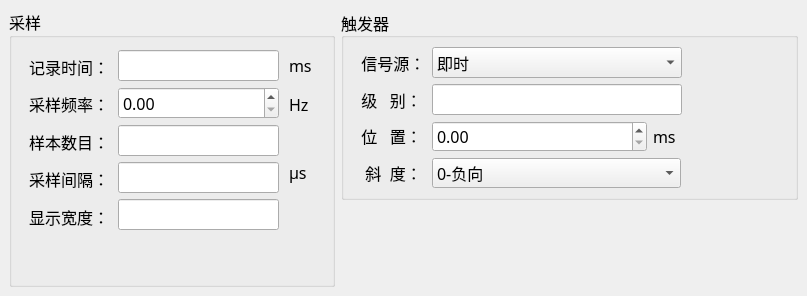
   <widget class="QWidget" name="tab_2">
    <attribute name="title">
     <string>时间基准和触发器</string>
    </attribute>
    <widget class="QGroupBox" name="groupBox">
     <property name="geometry">
      <rect>
       <x>9</x>
       <y>9</y>
       <width>326</width>
       <height>278</height>
      </rect>
     </property>
     <property name="minimumSize">
      <size>
       <width>326</width>
       <height>0</height>
      </size>
     </property>
     <property name="font">
      <font>
       <family>微软雅黑</family>
       <pointsize>12</pointsize>
       <weight>50</weight>
       <italic>false</italic>
       <bold>false</bold>
      </font>
     </property>
     <property name="styleSheet">
      <string notr="true"/>
     </property>
     <property name="title">
      <string>采样</string>
     </property>
     <widget class="QLabel" name="label_29">
      <property name="geometry">
       <rect>
        <x>280</x>
        <y>150</y>
        <width>22</width>
        <height>27</height>
       </rect>
      </property>
      <property name="font">
       <font>
        <family>微软雅黑</family>
        <pointsize>12</pointsize>
        <weight>50</weight>
        <italic>false</italic>
        <bold>false</bold>
       </font>
      </property>
      <property name="text">
       <string>μs</string>
      </property>
     </widget>
     <widget class="QWidget" name="layoutWidget">
      <property name="geometry">
       <rect>
        <x>280</x>
        <y>40</y>
        <width>32</width>
        <height>71</height>
       </rect>
      </property>
      <layout class="QVBoxLayout" name="verticalLayout_10">
       <item>
        <widget class="QLabel" name="label_27">
         <property name="font">
          <font>
           <family>微软雅黑</family>
           <pointsize>12</pointsize>
           <weight>50</weight>
           <italic>false</italic>
           <bold>false</bold>
          </font>
         </property>
         <property name="text">
          <string>ms</string>
         </property>
        </widget>
       </item>
       <item>
        <widget class="QLabel" name="label_28">
         <property name="font">
          <font>
           <family>微软雅黑</family>
           <pointsize>12</pointsize>
           <weight>50</weight>
           <italic>false</italic>
           <bold>false</bold>
          </font>
         </property>
         <property name="text">
          <string>Hz</string>
         </property>
        </widget>
       </item>
      </layout>
     </widget>
     <widget class="QWidget" name="layoutWidget">
      <property name="geometry">
       <rect>
        <x>109</x>
        <y>41</y>
        <width>161</width>
        <height>181</height>
       </rect>
      </property>
      <layout class="QVBoxLayout" name="verticalLayout_3">
       <item>
        <widget class="QLineEdit" name="lineEdit_16">
         <property name="font">
          <font>
           <family>微软雅黑</family>
           <pointsize>12</pointsize>
           <weight>50</weight>
           <italic>false</italic>
           <bold>false</bold>
          </font>
         </property>
         <property name="styleSheet">
          <string notr="true"/>
         </property>
        </widget>
       </item>
       <item>
        <widget class="QDoubleSpinBox" name="recordTime">
         <property name="minimumSize">
          <size>
           <width>0</width>
           <height>0</height>
          </size>
         </property>
         <property name="font">
          <font>
           <family>微软雅黑</family>
           <pointsize>12</pointsize>
           <weight>50</weight>
           <italic>false</italic>
           <bold>false</bold>
          </font>
         </property>
        </widget>
       </item>
       <item>
        <widget class="QLineEdit" name="lineEdit_19">
         <property name="maximumSize">
          <size>
           <width>16777215</width>
           <height>16777215</height>
          </size>
         </property>
         <property name="font">
          <font>
           <family>微软雅黑</family>
           <pointsize>12</pointsize>
           <weight>50</weight>
           <italic>false</italic>
           <bold>false</bold>
          </font>
         </property>
         <property name="styleSheet">
          <string notr="true"/>
         </property>
        </widget>
       </item>
       <item>
        <widget class="QLineEdit" name="lineEdit_22">
         <property name="font">
          <font>
           <family>微软雅黑</family>
           <pointsize>12</pointsize>
           <weight>50</weight>
           <italic>false</italic>
           <bold>false</bold>
          </font>
         </property>
         <property name="styleSheet">
          <string notr="true"/>
         </property>
        </widget>
       </item>
       <item>
        <widget class="QLineEdit" name="lineEdit_displayWith">
         <property name="font">
          <font>
           <family>微软雅黑</family>
           <pointsize>12</pointsize>
           <weight>50</weight>
           <italic>false</italic>
           <bold>false</bold>
          </font>
         </property>
         <property name="styleSheet">
          <string notr="true"/>
         </property>
        </widget>
       </item>
      </layout>
     </widget>
     <widget class="QWidget" name="layoutWidget">
      <property name="geometry">
       <rect>
        <x>20</x>
        <y>42</y>
        <width>82</width>
        <height>181</height>
       </rect>
      </property>
      <layout class="QVBoxLayout" name="verticalLayout_2">
       <item>
        <widget class="QLabel" name="label_2">
         <property name="font">
          <font>
           <family>微软雅黑</family>
           <pointsize>12</pointsize>
           <weight>50</weight>
           <italic>false</italic>
           <bold>false</bold>
          </font>
         </property>
         <property name="text">
          <string>记录时间：</string>
         </property>
        </widget>
       </item>
       <item>
        <widget class="QLabel" name="label_14">
         <property name="font">
          <font>
           <family>微软雅黑</family>
           <pointsize>12</pointsize>
           <weight>50</weight>
           <italic>false</italic>
           <bold>false</bold>
          </font>
         </property>
         <property name="text">
          <string>采样频率：</string>
         </property>
        </widget>
       </item>
       <item>
        <widget class="QLabel" name="label_22">
         <property name="font">
          <font>
           <family>微软雅黑</family>
           <pointsize>12</pointsize>
           <weight>50</weight>
           <italic>false</italic>
           <bold>false</bold>
          </font>
         </property>
         <property name="text">
          <string>样本数目：</string>
         </property>
        </widget>
       </item>
       <item>
        <widget class="QLabel" name="label_26">
         <property name="font">
          <font>
           <family>微软雅黑</family>
           <pointsize>12</pointsize>
           <weight>50</weight>
           <italic>false</italic>
           <bold>false</bold>
          </font>
         </property>
         <property name="text">
          <string>采样间隔：</string>
         </property>
        </widget>
       </item>
       <item>
        <widget class="QLabel" name="label_30">
         <property name="font">
          <font>
           <family>微软雅黑</family>
           <pointsize>12</pointsize>
           <weight>50</weight>
           <italic>false</italic>
           <bold>false</bold>
          </font>
         </property>
         <property name="text">
          <string>显示宽度：</string>
         </property>
        </widget>
       </item>
      </layout>
     </widget>
    </widget>
    <widget class="QGroupBox" name="groupBox_2">
     <property name="geometry">
      <rect>
       <x>341</x>
       <y>9</y>
       <width>457</width>
       <height>191</height>
      </rect>
     </property>
     <property name="minimumSize">
      <size>
       <width>457</width>
       <height>0</height>
      </size>
     </property>
     <property name="font">
      <font>
       <family>微软雅黑</family>
       <pointsize>12</pointsize>
       <weight>50</weight>
       <italic>false</italic>
       <bold>false</bold>
      </font>
     </property>
     <property name="styleSheet">
      <string notr="true"/>
     </property>
     <property name="title">
      <string>触发器</string>
     </property>
     <property name="alignment">
      <set>Qt::AlignLeading|Qt::AlignLeft|Qt::AlignVCenter</set>
     </property>
     <layout class="QGridLayout" name="gridLayout_6">
      <item row="0" column="0">
       <layout class="QHBoxLayout" name="horizontalLayout_6">
        <item>
         <layout class="QVBoxLayout" name="verticalLayout_14">
          <item>
           <widget class="QLabel" name="label_16">
            <property name="font">
             <font>
              <family>微软雅黑</family>
              <pointsize>12</pointsize>
              <weight>50</weight>
              <italic>false</italic>
              <bold>false</bold>
             </font>
            </property>
            <property name="text">
             <string>  信号源：</string>
            </property>
           </widget>
          </item>
          <item>
           <widget class="QLabel" name="label_19">
            <property name="font">
             <font>
              <family>微软雅黑</family>
              <pointsize>12</pointsize>
              <weight>50</weight>
              <italic>false</italic>
              <bold>false</bold>
             </font>
            </property>
            <property name="text">
             <string>  级   别：</string>
            </property>
           </widget>
          </item>
          <item>
           <widget class="QLabel" name="label_18">
            <property name="font">
             <font>
              <family>微软雅黑</family>
              <pointsize>12</pointsize>
              <weight>50</weight>
              <italic>false</italic>
              <bold>false</bold>
             </font>
            </property>
            <property name="text">
             <string>  位   置：</string>
            </property>
           </widget>
          </item>
          <item>
           <widget class="QLabel" name="label_17">
            <property name="font">
             <font>
              <family>微软雅黑</family>
              <pointsize>12</pointsize>
              <weight>50</weight>
              <italic>false</italic>
              <bold>false</bold>
             </font>
            </property>
            <property name="text">
             <string>   斜  度：</string>
            </property>
           </widget>
          </item>
         </layout>
        </item>
        <item>
         <layout class="QVBoxLayout" name="verticalLayout_7">
          <item>
           <widget class="QComboBox" name="comboBox_7">
            <property name="sizePolicy">
             <sizepolicy hsizetype="Fixed" vsizetype="Fixed">
              <horstretch>0</horstretch>
              <verstretch>0</verstretch>
             </sizepolicy>
            </property>
            <property name="minimumSize">
             <size>
              <width>0</width>
              <height>0</height>
             </size>
            </property>
            <property name="maximumSize">
             <size>
              <width>250</width>
              <height>16777215</height>
             </size>
            </property>
            <property name="font">
             <font>
              <family>微软雅黑</family>
              <pointsize>12</pointsize>
              <weight>50</weight>
              <italic>false</italic>
              <bold>false</bold>
             </font>
            </property>
            <property name="styleSheet">
             <string notr="true"/>
            </property>
            <item>
             <property name="text">
              <string>即时</string>
             </property>
            </item>
            <item>
             <property name="text">
              <string>模拟输出值（AOUT.VALUE)</string>
             </property>
            </item>
            <item>
             <property name="text">
              <string>读取已捕获的位置值（CAP0.PLFB）</string>
             </property>
            </item>
            <item>
             <property name="text">
              <string>读取已捕获的位置值（CAP1.PLFB)</string>
             </property>
            </item>
            <item>
             <property name="text">
              <string>[轴1]轴已激活（DRV.ACTIVE）</string>
             </property>
            </item>
            <item>
             <property name="text">
              <string>[轴1]电流命令（IL.CMD)</string>
             </property>
            </item>
            <item>
             <property name="text">
              <string>[轴1]电流反馈（IL.FB)</string>
             </property>
            </item>
            <item>
             <property name="text">
              <string>运动任务速度命令（MT.VCMD)</string>
             </property>
            </item>
            <item>
             <property name="text">
              <string>[轴1]位置命令（PL.CMD)</string>
             </property>
            </item>
            <item>
             <property name="text">
              <string>[轴1]位置偏差(PL.ERR)</string>
             </property>
            </item>
            <item>
             <property name="text">
              <string>[轴1]位置反馈（PL.FB）</string>
             </property>
            </item>
            <item>
             <property name="text">
              <string>[轴1]速度命令（VL.CMD）</string>
             </property>
            </item>
            <item>
             <property name="text">
              <string>[轴1]速度反馈（VL.FB）</string>
             </property>
            </item>
            <item>
             <property name="text">
              <string>[轴1]速度反馈滤波器（VL.FBFILTER）</string>
             </property>
            </item>
            <item>
             <property name="text">
              <string>[轴1]未经定义的速度反馈（VL.FBUNFILTERED）</string>
             </property>
            </item>
           </widget>
          </item>
          <item>
           <widget class="QLineEdit" name="lineEdit_13">
            <property name="minimumSize">
             <size>
              <width>0</width>
              <height>0</height>
             </size>
            </property>
            <property name="maximumSize">
             <size>
              <width>250</width>
              <height>16777215</height>
             </size>
            </property>
            <property name="font">
             <font>
              <family>微软雅黑</family>
              <pointsize>12</pointsize>
              <weight>50</weight>
              <italic>false</italic>
              <bold>false</bold>
             </font>
            </property>
           </widget>
          </item>
          <item>
           <layout class="QHBoxLayout" name="horizontalLayout_16">
            <item>
             <widget class="QDoubleSpinBox" name="doubleSpinBox_2">
              <property name="sizePolicy">
               <sizepolicy hsizetype="Expanding" vsizetype="Maximum">
                <horstretch>0</horstretch>
                <verstretch>0</verstretch>
               </sizepolicy>
              </property>
              <property name="minimumSize">
               <size>
                <width>215</width>
                <height>0</height>
               </size>
              </property>
              <property name="maximumSize">
               <size>
                <width>220</width>
                <height>16777215</height>
               </size>
              </property>
              <property name="font">
               <font>
                <family>微软雅黑</family>
                <pointsize>12</pointsize>
                <weight>50</weight>
                <italic>false</italic>
                <bold>false</bold>
               </font>
              </property>
              <property name="styleSheet">
               <string notr="true"/>
              </property>
             </widget>
            </item>
            <item>
             <widget class="QLabel" name="label_34">
              <property name="maximumSize">
               <size>
                <width>30</width>
                <height>16777215</height>
               </size>
              </property>
              <property name="font">
               <font>
                <family>微软雅黑</family>
                <pointsize>12</pointsize>
                <weight>50</weight>
                <italic>false</italic>
                <bold>false</bold>
               </font>
              </property>
              <property name="text">
               <string>ms</string>
              </property>
             </widget>
            </item>
            <item>
             <spacer name="horizontalSpacer">
              <property name="orientation">
               <enum>Qt::Horizontal</enum>
              </property>
              <property name="sizeHint" stdset="0">
               <size>
                <width>40</width>
                <height>20</height>
               </size>
              </property>
             </spacer>
            </item>
           </layout>
          </item>
          <item>
           <widget class="QComboBox" name="comboBox_8">
            <property name="sizePolicy">
             <sizepolicy hsizetype="Minimum" vsizetype="Fixed">
              <horstretch>0</horstretch>
              <verstretch>0</verstretch>
             </sizepolicy>
            </property>
            <property name="minimumSize">
             <size>
              <width>0</width>
              <height>0</height>
             </size>
            </property>
            <property name="maximumSize">
             <size>
              <width>249</width>
              <height>16777215</height>
             </size>
            </property>
            <property name="font">
             <font>
              <family>微软雅黑</family>
              <pointsize>12</pointsize>
              <weight>50</weight>
              <italic>false</italic>
              <bold>false</bold>
             </font>
            </property>
            <property name="styleSheet">
             <string notr="true"/>
            </property>
            <item>
             <property name="text">
              <string>0-负向</string>
             </property>
            </item>
            <item>
             <property name="text">
              <string>1-正向</string>
             </property>
            </item>
           </widget>
          </item>
         </layout>
        </item>
       </layout>
      </item>
     </layout>
    </widget>
   </widget>
